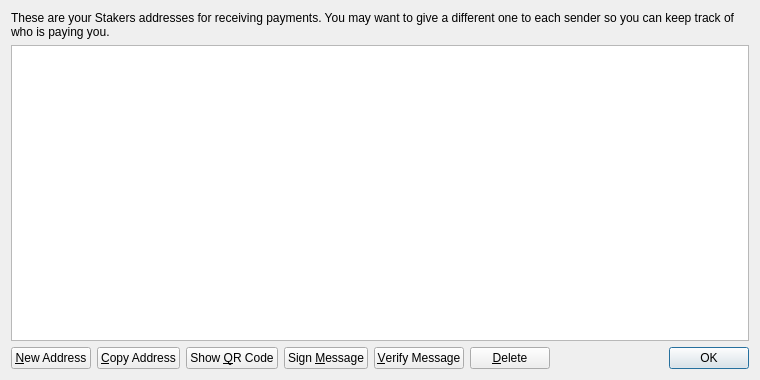
<?xml version="1.0" encoding="UTF-8"?>
<ui version="4.0">
 <class>AddressBookPage</class>
 <widget class="QWidget" name="AddressBookPage">
  <property name="geometry">
   <rect>
    <x>0</x>
    <y>0</y>
    <width>760</width>
    <height>380</height>
   </rect>
  </property>
  <property name="windowTitle">
   <string>Address Book</string>
  </property>
  <layout class="QVBoxLayout" name="verticalLayout">
   <item>
    <widget class="QLabel" name="labelExplanation">
     <property name="text">
      <string>These are your Stakers addresses for receiving payments. You may want to give a different one to each sender so you can keep track of who is paying you.</string>
     </property>
     <property name="textFormat">
      <enum>Qt::PlainText</enum>
     </property>
     <property name="wordWrap">
      <bool>true</bool>
     </property>
    </widget>
   </item>
   <item>
    <widget class="QTableView" name="tableView">
     <property name="contextMenuPolicy">
      <enum>Qt::CustomContextMenu</enum>
     </property>
     <property name="toolTip">
      <string>Double-click to edit address or label</string>
     </property>
     <property name="tabKeyNavigation">
      <bool>false</bool>
     </property>
     <property name="alternatingRowColors">
      <bool>true</bool>
     </property>
     <property name="selectionMode">
      <enum>QAbstractItemView::SingleSelection</enum>
     </property>
     <property name="selectionBehavior">
      <enum>QAbstractItemView::SelectRows</enum>
     </property>
     <property name="sortingEnabled">
      <bool>true</bool>
     </property>
     <attribute name="verticalHeaderVisible">
      <bool>false</bool>
     </attribute>
    </widget>
   </item>
   <item>
    <layout class="QHBoxLayout" name="horizontalLayout">
     <item>
      <widget class="QPushButton" name="newAddressButton">
       <property name="toolTip">
        <string>Create a new address</string>
       </property>
       <property name="text">
        <string>&amp;New Address</string>
       </property>
       <property name="icon">
        <iconset resource="../bitcoin.qrc">
         <normaloff>:/icons/add</normaloff>:/icons/add</iconset>
       </property>
      </widget>
     </item>
     <item>
      <widget class="QPushButton" name="copyToClipboard">
       <property name="toolTip">
        <string>Copy the currently selected address to the system clipboard</string>
       </property>
       <property name="text">
        <string>&amp;Copy Address</string>
       </property>
       <property name="icon">
        <iconset resource="../bitcoin.qrc">
         <normaloff>:/icons/editcopy</normaloff>:/icons/editcopy</iconset>
       </property>
      </widget>
     </item>
     <item>
      <widget class="QPushButton" name="showQRCode">
       <property name="text">
        <string>Show &amp;QR Code</string>
       </property>
       <property name="icon">
        <iconset resource="../bitcoin.qrc">
         <normaloff>:/icons/qrcode</normaloff>:/icons/qrcode</iconset>
       </property>
      </widget>
     </item>
     <item>
      <widget class="QPushButton" name="signMessage">
       <property name="toolTip">
        <string>Sign a message to prove you own a Stakers address</string>
       </property>
       <property name="text">
        <string>Sign &amp;Message</string>
       </property>
       <property name="icon">
        <iconset resource="../bitcoin.qrc">
         <normaloff>:/icons/edit</normaloff>:/icons/edit</iconset>
       </property>
      </widget>
     </item>
     <item>
      <widget class="QPushButton" name="verifyMessage">
       <property name="toolTip">
        <string>Verify a message to ensure it was signed with a specified Stakers address</string>
       </property>
       <property name="text">
        <string>&amp;Verify Message</string>
       </property>
       <property name="icon">
        <iconset resource="../bitcoin.qrc">
         <normaloff>:/icons/transaction_0</normaloff>:/icons/transaction_0</iconset>
       </property>
      </widget>
     </item>
     <item>
      <widget class="QPushButton" name="deleteButton">
       <property name="toolTip">
        <string>Delete the currently selected address from the list</string>
       </property>
       <property name="text">
        <string>&amp;Delete</string>
       </property>
       <property name="icon">
        <iconset resource="../bitcoin.qrc">
         <normaloff>:/icons/remove</normaloff>:/icons/remove</iconset>
       </property>
      </widget>
     </item>
     <item>
      <spacer name="horizontalSpacer">
       <property name="orientation">
        <enum>Qt::Horizontal</enum>
       </property>
       <property name="sizeHint" stdset="0">
        <size>
         <width>40</width>
         <height>20</height>
        </size>
       </property>
      </spacer>
     </item>
     <item>
      <widget class="QDialogButtonBox" name="buttonBox">
       <property name="sizePolicy">
        <sizepolicy hsizetype="Maximum" vsizetype="Fixed">
         <horstretch>0</horstretch>
         <verstretch>0</verstretch>
        </sizepolicy>
       </property>
       <property name="standardButtons">
        <set>QDialogButtonBox::Ok</set>
       </property>
      </widget>
     </item>
    </layout>
   </item>
  </layout>
 </widget>
 <resources>
  <include location="../bitcoin.qrc"/>
 </resources>
 <connections/>
</ui>
